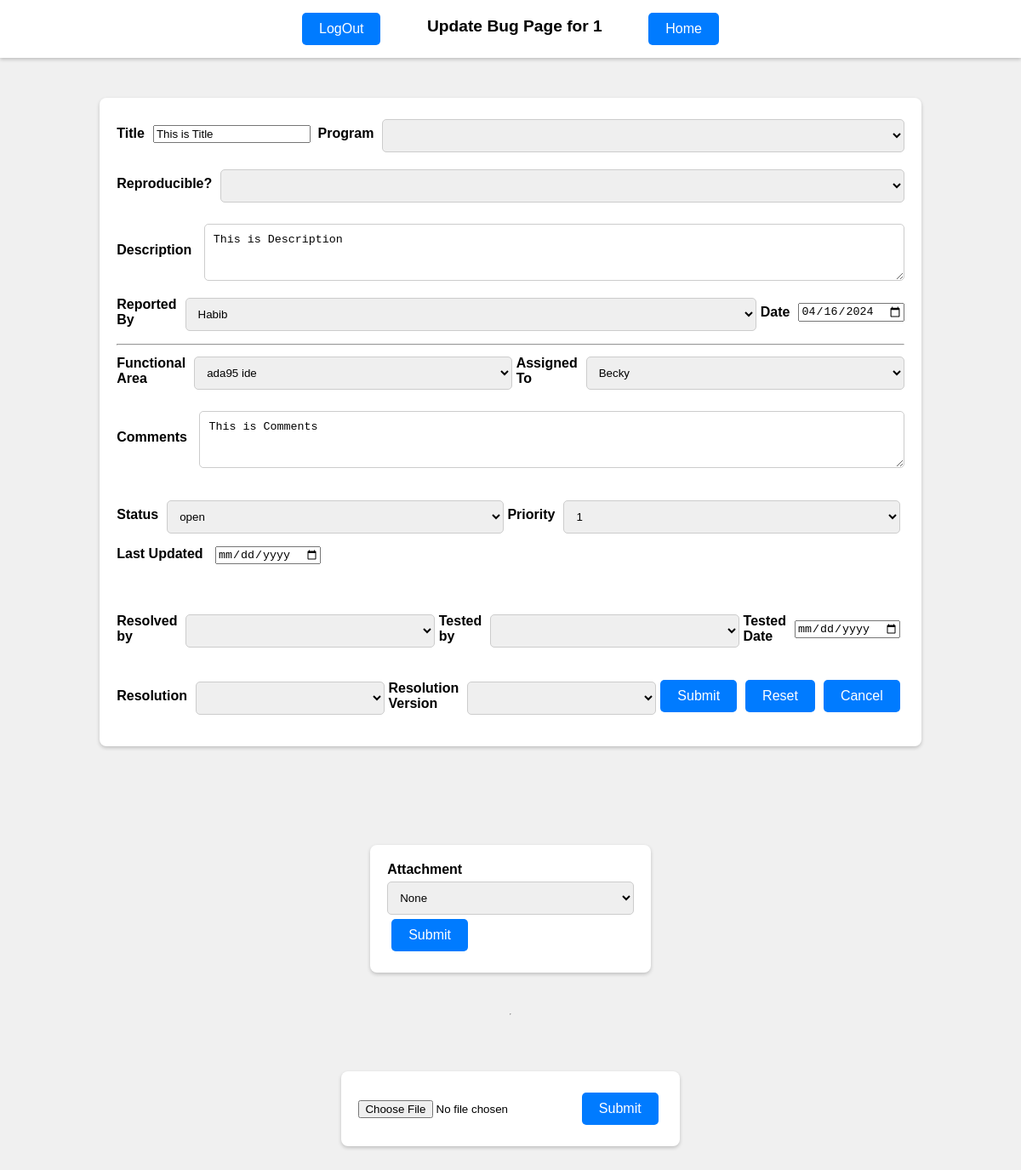
The page /update_bug/1 (signed in) on the database its author committed.
### tables this page shows
CREATE TABLE "Bugs" (
	"bug_id"	INTEGER NOT NULL,
	"report_options"	TEXT,
	"severity"	TEXT,
	"problem_summary"	TEXT,
	"reproducible"	TEXT,
	"problem"	TEXT,
	"reported_by"	TEXT,
	"entry_date"	TEXT,
	"areas"	TEXT,
	"assigned_to"	TEXT,
	"comments"	TEXT,
	"status"	TEXT,
	"priority"	TEXT,
	"resolution"	TEXT,
	"resolution_version"	TEXT,
	"resolved_by"	TEXT,
	"resolved_date"	TEXT,
	"tested_by"	TEXT,
	"tested_date"	TEXT,
	"treat_as"	TEXT, program_options varchar(30),
	PRIMARY KEY("bug_id" AUTOINCREMENT)
);

CREATE TABLE `employees` ( `emp_id` INTEGER NOT NULL PRIMARY KEY AUTOINCREMENT, `name` varchar(32) NOT NULL, `username` varchar(32) NOT NULL, `password` varchar(32) NOT NULL, `userlevel` int(11) NOT NULL);

### app.py (the view, shortened to what this page needs)
@app.route("/update_bug/<bug_id>",methods=["GET","POST"])
def update_bug(bug_id):
    if "loggedin" not in session:
        return render_template("login.html")
    db = get_db()
    query = f"select * from bugs where bug_id={bug_id}"
    cur = db.execute(query)
    data = cur.fetchone()
    programs = get_programs()
    employees = get_employees()
    areas = get_area()
    report_options = ["Coding Error","Design Issue","Suggestion","Documentation","Hardware","Query"]
    severity = ["Minor", "Serious", "Fatal"]
    status=["open","closed","resolved"]
    priority = ["1","2","3","4","5","6"]
    resolution = ["Pending","Fixed","Irreproducible","Deferred","As designed","Withdrawn by reporter","Need more info",\
                  "Disagree with suggestion","Duplicate"]
    attach_cur = db.execute(f'select * from attach where bug_id={bug_id}')
    attach = attach_cur.fetchall()
    return render_template("update_bug.html",bug_id=bug_id,data=data,programs=programs,report_options=report_options,\
                           severity=severity,employees=employees,areas=areas,\
                            status=status,priority=priority,resolution=resolution,attach=attach)

### app.py (called while the page is built)
def connect_db():
    sql = sqlite3.connect(r"C:\Users\030737107\Desktop\Projects\final_project-1\server\db\bughound.db")
    sql.row_factory = sqlite3.Row
    return sql

def get_db():
    if not hasattr(g,"sqlite3"):
        g.sqlite_db = connect_db()
    return g.sqlite_db

def get_programs():
    db=get_db()
    cur = db.execute('select * from programs')
    programs = cur.fetchall()
    return programs

def get_employees():
    db=get_db()
    cur = db.execute('select * from employees')
    employees = cur.fetchall()
    return employees

def get_area():
    db = get_db()
    cur = db.execute("select * from areas")
    areas = cur.fetchall()
    return areas

### templates/update_bug.html (shortened to what this page needs)
<!DOCTYPE html>
<html lang="en">
<head>
    <link rel="stylesheet" href="{{ url_for('static', filename='css/index.css') }}">
</head>
<body>
    <div class="header">
        <div class="navigation">
            <a href="{{url_for('logout')}}" class="btn header-btn">LogOut</a>
            <span class="header-title">Update Bug Page for {{bug_id}}</span>
            <a href="{{url_for('index_page')}}" class="btn header-btn">Home</a>
        </div>
    </div>
    <form method="POST" action="{{url_for('update_bug',bug_id=bug_id)}}">
        <div class="form-row">
            <label for="problem_summary">Title</label>
            <input type="text" id="problem_summary" name="problem_summary" value="{{ data.problem_summary }}">
            <label id="program">Program</label>
            <select id ="program" name="program_options">
                <option style="display:none;"></option>
                {% for program in programs %}
                    {% set prog = '-'.join(program[1:]) %}
                    <option value="{{'-'.join(program[1:])}}" {% if prog == data.program_options %}selected{% endif %}>{{'-'.join(program[1:]) }}</option>
                {% endfor %}
            </select>
        </div>
        <div class="form-row">
            <label id="reproducible">Reproducible?</label>
            <select id ="reproducible" name="reproducible">
                <option style="display:none;"></option>
                <option value="Yes" {% if "Yes" == data[0][4] %}selected{% endif %}>Yes</option>
            </select>
        </div>
        <div class="form-row" style="margin-top:20px;">
            <label style="vertical-align:top" for=problem>Description</label>
            <textarea name="problem" id="problem" cols="90" rows="3" >{{ data.problem }}</textarea>
        </div>
        <div class="form-row">
            <label id="reported_by">Reported By</label>
            <select id ="reported_by" name="reported_by">
                {% for employee in employees %}
                <option value="{{ employee.name }}" {% if employee.name == data.reported_by %}selected{% endif %}>{{ employee.name }}</option>
                {% endfor %}
            </select>
            <label for="entry_date">Date</label>
            <input type="date" id="entry_date" name="entry_date" value="{{ data.entry_date }}"><br>
        </div>
        <hr/>
        <div class="form-row">
            <label id="areas">Functional Area</label>
            <select id ="areas" name="areas">
                {% for area in areas %}
                <option value="{{area.area}}" {% if area.area == data.areas %}selected{% endif %}>{{ data.areas }}</option>
                {% endfor %}
            </select>
            <label id="assigned_to">Assigned To</label>
            <select id ="assigned_to" name="assigned_to">
                {% for employee in employees %}
                <option value="{{employee.name}}" {% if employee.name == data.assigned_to %}selected{% endif %}>{{data.assigned_to}}</option>
                {% endfor %}
            </select>
        </div>
        <div class="form-row" style="margin-top:20px;">
            <label style="vertical-align:top" for=comments>Comments</label>
            {% if data[0][11] %}
                <textarea name="comments" id="comments" cols="90" rows="3">{{ data.comments }}</textarea>
            {% else %}
            <textarea name="comments" id="comments" cols="90" rows="3">{{ data.comments }}</textarea>
            {% endif %}
        </div>
        <br/>
         <div class="form-row">
            <label id="status">Status</label>
            <select id ="status" name="status">
                {% for stat in status %}
                <option value="{{stat}}" {% if stat == data.status %}selected{% endif %}>{{data.status}}</option>
                {% endfor %}
            </select>
            <label id="priority">Priority</label>
            <select id ="priority" name="priority">
            {% for prior in priority %}
            <option value="{{prior}}" {% if prior == data.priority %}selected{% endif %}>{{data.priority}}</option>
            {% endfor %}
            </select>
        </div>
        <div>
            <label for="resolved_date">Last Updated</label>
            <input type="date" id="resolved_date" name="resolved_date" value="{{data[0][17]}}">
        </div>
        <br/>
        <br/>
        <br/>
        <div class="form-row">
            <label id="resolved_by">Resolved by</label>
            <select id ="resolved_by" name="resolved_by">
                <option style="display:none;"></option>
                {% for option in employees %}
                <option value="{{option[1]}}" {% if option[1] == data[0][16] %}selected{% endif %}>{{option[1]}}</option>
                {% endfor %}
            </select>
            <label id="tested_by">Tested by</label>
            <select id ="tested_by" name="tested_by">
                <option style="display:none;"></option>
                {% for option in employees %}
                <option value="{{option[1]}}" {% if option[1] == data[0][18] %}selected{% endif %}>{{option[1]}}</option>
                {% endfor %}
            </select>
            <label for="tested_date">Tested Date</label>
            <input type="date" id="tested_date" name="tested_date" value="{{data[0][19]}}">
        </div>
        <br/>
        <div class="form-row">
            <label id="resolution">Resolution</label>
            <select id ="resolution" name="resolution">
            <option style="display:none;"></option>
            {% for option in resolution %}
            <option value="{{option}}" {% if option == data[0][13] %}selected{% endif %}>{{option}}</option>
            {% endfor %}
            </select>
            <label id="resolution_version">Resolution Version</label>
            <select id ="resolution_version" name="resolution_version">
            <option style="display:none;"></option>
            {% for option in resolution %}
            <option value="{{option}}" {% if option == data[0][14] %}selected{% endif %}>{{option}}</option>
            {% endfor %}
        </div>
        <br/>
        <br/>
        <br/>
        <div class="button-row">
            <input type="submit" class="btn" value="Submit">
            <input type="reset" class="btn" value="Reset">
            <a href="{{url_for('index_page')}}" class="btn" style="text-decoration: none; color: white;">Cancel</a>
        </div>
    </form>
    <br/>
    <br/>
    <form action="{{url_for('view_attachment')}}" method="post">
        <label for="options"><b>Attachment</b></label>
        <select name="options">
            <option value="None" selected>None</option>
        </select>
        <input type="submit" class="btn" value ="Submit">
    </form>
    <hr/>
    <br/>
    <form action = "{{url_for('upload_attachment',bug_id=bug_id)}}" method = "post" enctype="multipart/form-data">
        <input type="file" name="file" />
        <input type = "submit" class="btn" value="Submit">
    </form>
</body>
</html>

### static/css/index.css (style rules this page uses)
body { background-color: #f0f0f0; font-family: Arial, sans-serif; margin: 0; padding-top: 75px; display: flex; flex-direction: column; align-items: center; }
.header { width: 100%; display: flex; flex-direction: column; align-items: center; padding: 10px 0; background: #fff; box-shadow: 0 2px 4px rgba(0,0,0,0.2); position: fixed; top: 0; z-index: 1000; }
.navigation { display: flex; justify-content: space-between; padding: 0 20px; width: 100%; max-width: 500px; margin: auto; }
.header-btn { padding: 5px 10px; }
.header-title { margin-top: 10px; text-align: center; width: 100%; font-size: larger; font-weight: 700; }
.form-row { display: flex; justify-content: space-between; align-items: center; margin-bottom: 15px; }
label { font-weight: bold; margin-right: 10px; }
.textbox, select, textarea { width: 100%; padding: 10px; margin-top: 5px; border-radius: 5px; border: 1px solid #ccc; box-sizing: border-box; }
.btn, input[type="submit"], input[type="reset"], button[type="button"], .button-row .btn { padding: 10px 20px; background-color: #007bff; color: white; border: none; border-radius: 5px; cursor: pointer; text-decoration: none; margin: 5px; font-size: inherit; }
form { background: #fff; padding: 20px; border-radius: 8px; box-shadow: 0 2px 4px rgba(0,0,0,0.2); margin: 40px 0; }

### rows shown on the page
Bugs: problem_summary "This is Title", problem "This is Description", reported_by "Habib", entry_date "04/16/2024", areas "ada95 ide", assigned_to "Becky", comments "This is Comments", status "open", priority "1"

### other values the page prints
{{ bug_id }} "1"
